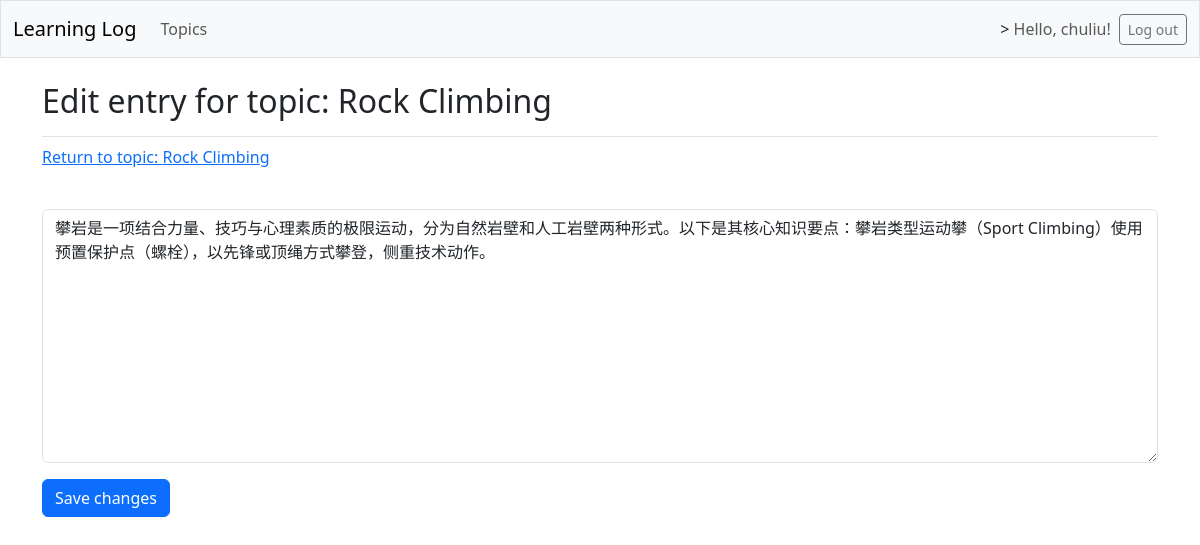
/edit_entry/3/ (signed in), run on the app's committed database.
### learning_logs/models.py (models this page shows, shortened)
class Topic(models.Model):
    text = models.CharField(max_length=200)
    create_date = models.DateTimeField(auto_now_add=True)
    owner = models.ForeignKey(User, on_delete=models.CASCADE)

class Entry(models.Model):
    topic = models.ForeignKey(Topic, on_delete=models.CASCADE)
    text = models.TextField()
    create_date = models.DateTimeField(auto_now_add=True)
    class Meta:
        verbose_name_plural = 'entries'

### learning_logs/views.py (the view)
# urls.py: path('edit_entry/<int:entry_id>/', views.edit_entry, name='edit_entry'),
@login_required
def edit_entry(request, entry_id):
	entry = Entry.objects.get(id=entry_id)
	topic = entry.topic
	check_topic_owner(topic,request.user)
	if request.method != 'POST':
		form = EntryForm(instance=entry)
	else:
		form = EntryForm(instance=entry, data=request.POST)
		if form.is_valid():
			form.save()
			return redirect('learning_logs:topic', topic_id=topic.id)
	context = {'entry': entry, 'topic': topic, 'form': form}
	return render(request, 'learning_logs/edit_entry.html', context)

### learning_logs/forms.py
class EntryForm(forms.ModelForm):
	class Meta:
		model = Entry
		fields = ['text']
		labels = {'text': ''}
		widgets = {'text': forms.Textarea(attrs={'cols':80})}

### learning_logs/utils.py (called while the page is built)
def check_topic_owner(topic, user):
	if topic.owner != user:
		raise Http404("You do not have permission to access this topic.")

### learning_logs/templates/learning_logs/edit_entry.html (shortened to what this page needs)
{% extends "learning_logs/base.html" %}
{% load django_bootstrap5 %}
{% block page_header %}
<h2>Edit entry for topic: {{topic.text}}</h2>
{% endblock page_header %}
{% block content %}
<p><a href="{% url 'learning_logs:topic' topic.id %}">Return to topic: {{topic.text}}</a></p>
<form action="{% url 'learning_logs:edit_entry' entry.id %}" method="post">
	{% bootstrap_form form %}
	{% bootstrap_button button_type="submit" content="Save changes" %}
</form>
{% endblock content%}

### learning_logs/templates/learning_logs/base.html (shortened to what this page needs)
<!DOCTYPE html>
<html lang="en">
<head>
	{% load django_bootstrap5 %}
	{% bootstrap_css %}
</head>
<body>
	<nav class="navbar navbar-expand-md navbar-light bg-light mb-4 border">
		<div class="container-fluid">
			<a class="navbar-brand" href="{% url 'learning_logs:index' %}">Learning Log</a>
			<div class="collapse navbar-collapse" id="navbarCollapse">
				<ul class="navbar-nav me-auto mb-2 mb-md-0">
					<li class="nav-item">
						<a class="nav-link" href="{% url 'learning_logs:topics' %}">Topics</a>
					</li>
				</ul>
				<ul class="navbar-nav ms-auto mb-2 mb-md-0">
					{% if user.is_authenticated %}
					<li class="nav-item">
						>
						<span class="navbar-text me-2">Hello, {{ user.username }}!</span>
					</li>
					{% endif %}
				</ul>
				{% if user.is_authenticated %}
				<form action="{% url 'accounts:logout' %}" method="post">
					<button class="btn btn-outline-secondary btn-sm" name="submit">Log out</button>
				</form>
				{% endif %}
			</div>
		</div>
	</nav>
	<main class="container">
		<div class="pb-2 mb-2 border-bottom">
			{% block page_header %}{% endblock page_header%}
		</div>
		<div>
			{% block content %}{% endblock content%}
		</div>
	</main>
</body>
</html>

### data on the page
Topic: text "Rock Climbing"
Entry: text "攀岩是一项结合力量、技巧与心理素质的极限运动，分为自然岩壁和人工岩壁两种形式。以下是其核心知识要点：攀岩类型运动攀（Sport Climbing）使用预置保护点（螺栓），以先锋或顶绳方式攀登，侧重技术动作。"

### other printed values
{{ user.username }} "chuliu"
